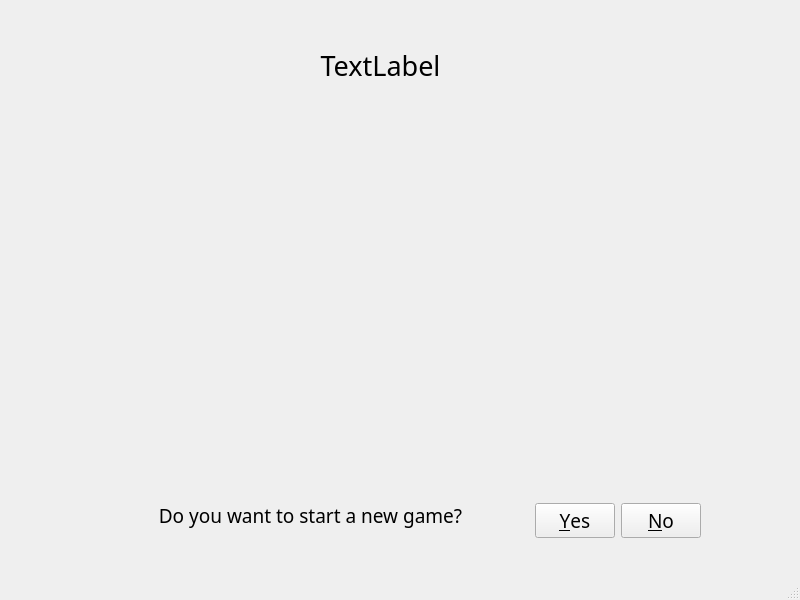
<?xml version="1.0" encoding="UTF-8"?>
<ui version="4.0">
 <class>MainWindow</class>
 <widget class="QMainWindow" name="MainWindow">
  <property name="geometry">
   <rect>
    <x>0</x>
    <y>0</y>
    <width>800</width>
    <height>600</height>
   </rect>
  </property>
  <property name="windowTitle">
   <string>MainWindow</string>
  </property>
  <widget class="QWidget" name="centralwidget">
   <widget class="QLabel" name="label">
    <property name="geometry">
     <rect>
      <x>230</x>
      <y>30</y>
      <width>301</width>
      <height>71</height>
     </rect>
    </property>
    <property name="font">
     <font>
      <family>STCaiyun</family>
      <pointsize>20</pointsize>
     </font>
    </property>
    <property name="text">
     <string>TextLabel</string>
    </property>
    <property name="alignment">
     <set>Qt::AlignCenter</set>
    </property>
    <property name="wordWrap">
     <bool>true</bool>
    </property>
   </widget>
   <widget class="QWidget" name="verticalLayoutWidget">
    <property name="geometry">
     <rect>
      <x>60</x>
      <y>110</y>
      <width>661</width>
      <height>351</height>
     </rect>
    </property>
    <layout class="QVBoxLayout" name="verticalLayout"/>
   </widget>
   <widget class="QDialogButtonBox" name="buttonBox">
    <property name="geometry">
     <rect>
      <x>510</x>
      <y>500</y>
      <width>191</width>
      <height>41</height>
     </rect>
    </property>
    <property name="font">
     <font>
      <family>STCaiyun</family>
      <pointsize>14</pointsize>
     </font>
    </property>
    <property name="standardButtons">
     <set>QDialogButtonBox::No|QDialogButtonBox::Yes</set>
    </property>
   </widget>
   <widget class="QLabel" name="label_2">
    <property name="geometry">
     <rect>
      <x>80</x>
      <y>490</y>
      <width>461</width>
      <height>51</height>
     </rect>
    </property>
    <property name="font">
     <font>
      <family>STCaiyun</family>
      <pointsize>14</pointsize>
     </font>
    </property>
    <property name="text">
     <string>Do you want to start a new game?</string>
    </property>
    <property name="alignment">
     <set>Qt::AlignCenter</set>
    </property>
   </widget>
  </widget>
  <widget class="QMenuBar" name="menubar">
   <property name="geometry">
    <rect>
     <x>0</x>
     <y>0</y>
     <width>800</width>
     <height>21</height>
    </rect>
   </property>
  </widget>
  <widget class="QStatusBar" name="statusbar"/>
 </widget>
 <resources/>
 <connections/>
</ui>
